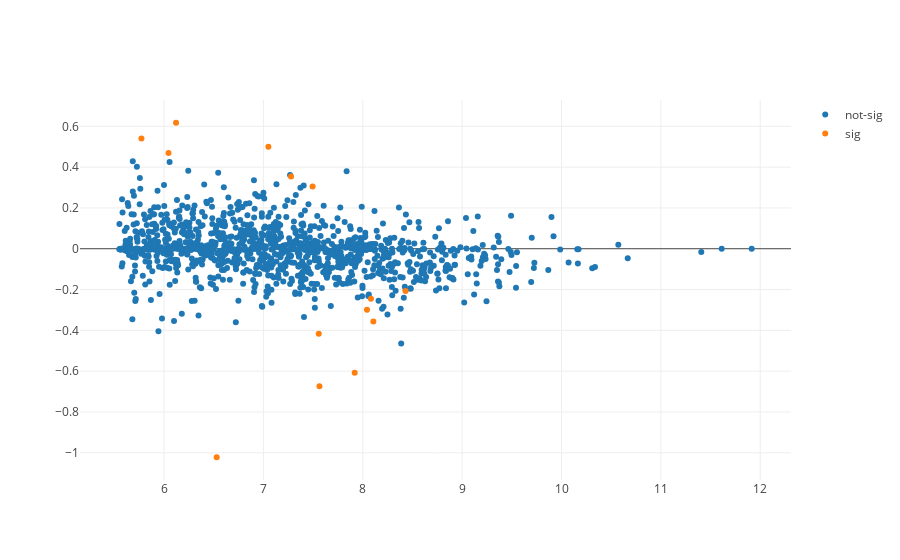

Here is the notebook cell this chart was saved with:
### Code cell
fig = go.Figure()
fig.add_trace(go.Scatter(x=np.log(notsig["baseMean"].tolist()), y=notsig["log2FoldChange"].tolist(),mode='markers',text=notsig["Unnamed: 0"].tolist(), name="not-sig"))
fig.add_trace(go.Scatter(x=np.log(sig["baseMean"].tolist()), y=sig["log2FoldChange"].tolist(),mode='markers',text=sig["Unnamed: 0"].tolist(), name="sig"))
iplot(fig)

### Figure 1 — Plotly figure (JSON) as saved in the notebook; plotly's stock layout.template omitted (floating-point values rounded to 4 significant figures; data arrays with more than 128 entries replaced by an {"elided": "..."} marker saying what was removed)
{"data": [{"mode": "markers", "name": "not-sig", "text": {"elided": "1148 str values"}, "type": "scatter", "uid": "d02f7532-aa36-11e9-a79c-0025905bcede", "x": {"elided": "1148 float values"}, "y": {"elided": "1148 float values"}}, {"mode": "markers", "name": "sig", "text": ["PHF13", "EXOSC10", "IFNLR1", "SNHG3", "SNHG12", "KDM4A", "CYR61", "DNTTIP2", "WDR77", "ARHGEF2", "GPATCH4", "BCAN", "BTG2", "SLC30A1"], "type": "scatter", "uid": "d032a194-aa36-11e9-a79c-0025905bcede", "x": [7.05, 8.431, 6.045, 7.919, 7.557, 7.495, 7.564, 8.107, 8.082, 7.278, 8.042, 6.121, 5.773, 6.53], "y": [0.5001, -0.2066, 0.4696, -0.6084, -0.417, 0.3051, -0.6746, -0.357, -0.2452, 0.3542, -0.2989, 0.6175, 0.5397, -1.022]}], "layout": {}}
